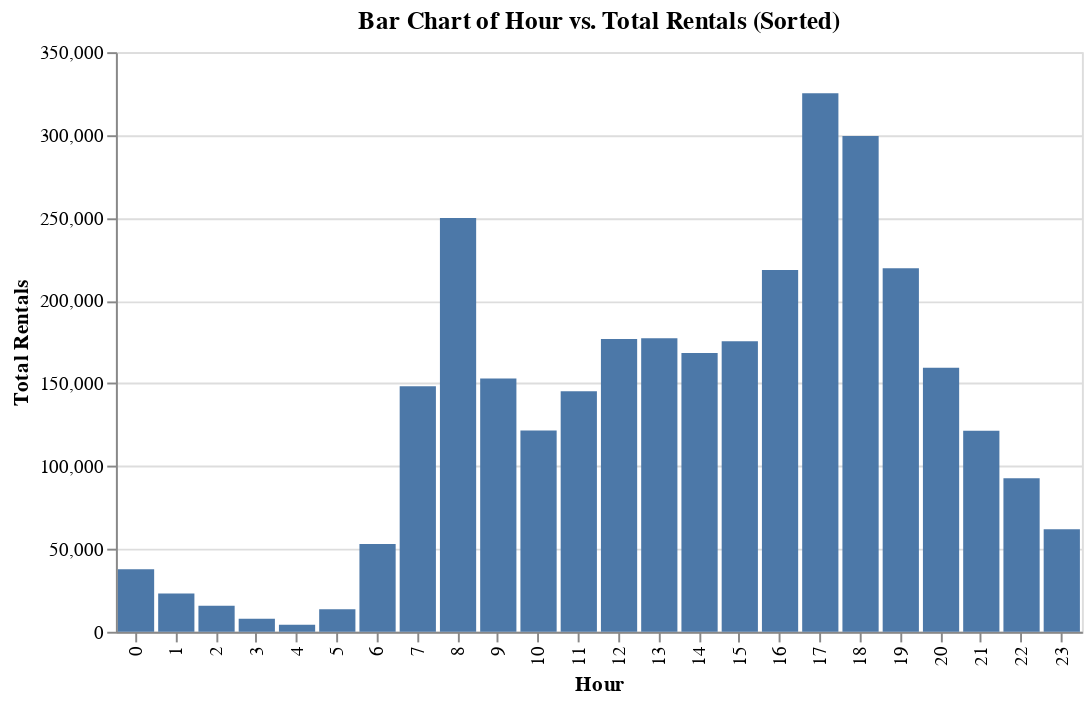

Write notebook code for a chart like this one.
### Markdown cell above
# Hour: 17, 18, 8, 19, 16

### Code cell
import altair as alt
import pandas as pd

# Aggregate data by hour and calculate the total rentals
hourly_data = bike_rental_data.groupby('hr').agg({'total_rentals': 'sum'}).reset_index()

# Sort the data by the 'total_rentals' column in ascending order
hourly_data = hourly_data.sort_values('total_rentals')

# Create the bar chart
bar_chart = alt.Chart(hourly_data).mark_bar().encode(
    x=alt.X('hr:O', title='Hour'),
    y=alt.Y('total_rentals:Q', title='Total Rentals')
).properties(
    width=500,
    height=300,
    title='Bar Chart of Hour vs. Total Rentals (Sorted)'
)

bar_chart

### Figure 1 — Vega-Lite specification as saved in the notebook (floating-point values rounded to 4 significant figures)
{"config": {"view": {"continuousWidth": 400, "continuousHeight": 300}}, "data": {"name": "data-15b6cbcccd05c4b0149da45d40981357"}, "mark": "bar", "encoding": {"x": {"field": "hr", "title": "Hour", "type": "ordinal"}, "y": {"field": "total_rentals", "title": "Total Rentals", "type": "quantitative"}}, "height": 300, "title": "Bar Chart of Hour vs. Total Rentals (Sorted)", "width": 500, "$schema": "https://vega.github.io/schema/vega-lite/v4.17.0.json", "datasets": {"data-15b6cbcccd05c4b0149da45d40981357": [{"hr": 4, "total_rentals": 4228}, {"hr": 3, "total_rentals": 7873}, {"hr": 5, "total_rentals": 13638}, {"hr": 2, "total_rentals": 15709}, {"hr": 1, "total_rentals": 23175}, {"hr": 0, "total_rentals": 37744}, {"hr": 6, "total_rentals": 53058}, {"hr": 23, "total_rentals": 61831}, {"hr": 22, "total_rentals": 92723}, {"hr": 21, "total_rentals": 121418}, {"hr": 10, "total_rentals": 121476}, {"hr": 11, "total_rentals": 145218}, {"hr": 7, "total_rentals": 148290}, {"hr": 9, "total_rentals": 152873}, {"hr": 20, "total_rentals": 159437}, {"hr": 14, "total_rentals": 168343}, {"hr": 15, "total_rentals": 175372}, {"hr": 12, "total_rentals": 176739}, {"hr": 13, "total_rentals": 177255}, {"hr": 16, "total_rentals": 218505}, {"hr": 19, "total_rentals": 219563}, {"hr": 8, "total_rentals": 249847}, {"hr": 18, "total_rentals": 299446}, {"hr": 17, "total_rentals": 325205}]}}
